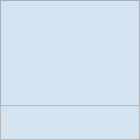
<?xml version="1.0" encoding="UTF-8"?>
<ui version="4.0">
 <class>Form</class>
 <widget class="QWidget" name="Form">
  <property name="geometry">
   <rect>
    <x>0</x>
    <y>0</y>
    <width>140</width>
    <height>140</height>
   </rect>
  </property>
  <property name="windowTitle">
   <string>Form</string>
  </property>
  <widget class="QFrame" name="frame">
   <property name="geometry">
    <rect>
     <x>0</x>
     <y>0</y>
     <width>140</width>
     <height>140</height>
    </rect>
   </property>
   <property name="minimumSize">
    <size>
     <width>140</width>
     <height>140</height>
    </size>
   </property>
   <property name="maximumSize">
    <size>
     <width>299</width>
     <height>130</height>
    </size>
   </property>
   <property name="styleSheet">
    <string notr="true">QFrame#frame
{
	background-color: rgb(212, 227, 240);
	border-color: rgb(212, 227, 240);
}
QFrame#frame:hover
{
	background-color: rgb(221, 234, 246);
	border-color: rgb(221, 234, 246);
}</string>
   </property>
   <property name="frameShape">
    <enum>QFrame::StyledPanel</enum>
   </property>
   <property name="frameShadow">
    <enum>QFrame::Raised</enum>
   </property>
   <widget class="QLabel" name="image">
    <property name="geometry">
     <rect>
      <x>0</x>
      <y>0</y>
      <width>140</width>
      <height>140</height>
     </rect>
    </property>
    <property name="minimumSize">
     <size>
      <width>140</width>
      <height>140</height>
     </size>
    </property>
    <property name="styleSheet">
     <string notr="true">background: transparent;</string>
    </property>
    <property name="text">
     <string/>
    </property>
   </widget>
   <widget class="QFrame" name="tag">
    <property name="geometry">
     <rect>
      <x>0</x>
      <y>105</y>
      <width>140</width>
      <height>35</height>
     </rect>
    </property>
    <property name="frameShape">
     <enum>QFrame::StyledPanel</enum>
    </property>
    <property name="frameShadow">
     <enum>QFrame::Raised</enum>
    </property>
    <widget class="QLabel" name="title">
     <property name="geometry">
      <rect>
       <x>4</x>
       <y>4</y>
       <width>140</width>
       <height>16</height>
      </rect>
     </property>
     <property name="styleSheet">
      <string notr="true">font: 75 10pt &quot;微软雅黑&quot;;</string>
     </property>
     <property name="text">
      <string/>
     </property>
    </widget>
    <widget class="QLabel" name="post">
     <property name="geometry">
      <rect>
       <x>4</x>
       <y>20</y>
       <width>66</width>
       <height>12</height>
      </rect>
     </property>
     <property name="styleSheet">
      <string notr="true">font: 7pt &quot;微软雅黑&quot;;</string>
     </property>
     <property name="text">
      <string/>
     </property>
    </widget>
    <widget class="QLabel" name="details">
     <property name="geometry">
      <rect>
       <x>70</x>
       <y>20</y>
       <width>66</width>
       <height>12</height>
      </rect>
     </property>
     <property name="styleSheet">
      <string notr="true">font: 7pt &quot;微软雅黑&quot;;</string>
     </property>
     <property name="text">
      <string/>
     </property>
     <property name="alignment">
      <set>Qt::AlignRight|Qt::AlignTrailing|Qt::AlignVCenter</set>
     </property>
    </widget>
   </widget>
  </widget>
 </widget>
 <resources/>
 <connections/>
</ui>
